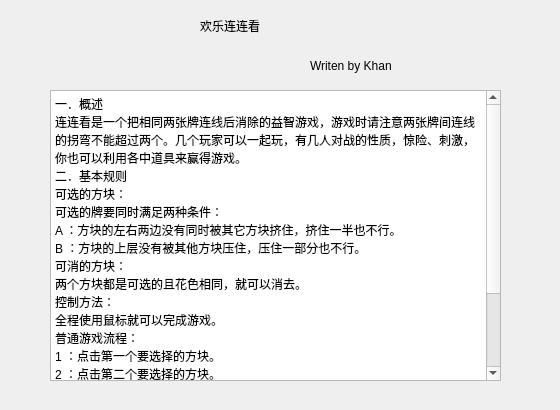
<?xml version="1.0" encoding="UTF-8"?>
<ui version="4.0">
 <class>Help</class>
 <widget class="QWidget" name="Help">
  <property name="geometry">
   <rect>
    <x>0</x>
    <y>0</y>
    <width>560</width>
    <height>410</height>
   </rect>
  </property>
  <property name="windowTitle">
   <string>Form</string>
  </property>
  <widget class="QLabel" name="label">
   <property name="geometry">
    <rect>
     <x>200</x>
     <y>10</y>
     <width>171</width>
     <height>31</height>
    </rect>
   </property>
   <property name="styleSheet">
    <string notr="true">font: 24pt &quot;Arial&quot;;</string>
   </property>
   <property name="text">
    <string>欢乐连连看</string>
   </property>
  </widget>
  <widget class="QTextEdit" name="textEdit">
   <property name="geometry">
    <rect>
     <x>50</x>
     <y>90</y>
     <width>451</width>
     <height>291</height>
    </rect>
   </property>
   <property name="readOnly">
    <bool>true</bool>
   </property>
   <property name="html">
    <string>&lt;!DOCTYPE HTML PUBLIC &quot;-//W3C//DTD HTML 4.0//EN&quot; &quot;http://www.w3.org/TR/REC-html40/strict.dtd&quot;&gt;
&lt;html&gt;&lt;head&gt;&lt;meta name=&quot;qrichtext&quot; content=&quot;1&quot; /&gt;&lt;style type=&quot;text/css&quot;&gt;
p, li { white-space: pre-wrap; }
&lt;/style&gt;&lt;/head&gt;&lt;body style=&quot; font-family:'SimSun'; font-size:9pt; font-weight:400; font-style:normal;&quot;&gt;
&lt;p style=&quot; margin-top:0px; margin-bottom:0px; margin-left:0px; margin-right:0px; -qt-block-indent:0; text-indent:0px; background-color:#ffffff;&quot;&gt;&lt;span style=&quot; font-family:'Arial,Helvetica,sans-serif'; font-size:12px; color:#000000; background-color:#ffffff;&quot;&gt;一．概述&lt;/span&gt;&lt;/p&gt;
&lt;p style=&quot; margin-top:0px; margin-bottom:0px; margin-left:0px; margin-right:0px; -qt-block-indent:0; text-indent:0px; background-color:#ffffff;&quot;&gt;&lt;span style=&quot; font-family:'Arial,Helvetica,sans-serif'; font-size:12px; color:#000000; background-color:#ffffff;&quot;&gt;连连看是一个把相同两张牌连线后消除的益智游戏，游戏时请注意两张牌间连线的拐弯不能超过两个。几个玩家可以一起玩，有几人对战的性质，惊险、刺激，你也可以利用各中道具来赢得游戏。&lt;/span&gt;&lt;/p&gt;
&lt;p style=&quot; margin-top:0px; margin-bottom:0px; margin-left:0px; margin-right:0px; -qt-block-indent:0; text-indent:0px; background-color:#ffffff;&quot;&gt;&lt;span style=&quot; font-family:'Arial,Helvetica,sans-serif'; font-size:12px; color:#000000; background-color:#ffffff;&quot;&gt;二．基本规则&lt;/span&gt;&lt;/p&gt;
&lt;p style=&quot; margin-top:0px; margin-bottom:0px; margin-left:0px; margin-right:0px; -qt-block-indent:0; text-indent:0px; background-color:#ffffff;&quot;&gt;&lt;span style=&quot; font-family:'Arial,Helvetica,sans-serif'; font-size:12px; color:#000000; background-color:#ffffff;&quot;&gt;可选的方块：&lt;/span&gt;&lt;/p&gt;
&lt;p style=&quot; margin-top:0px; margin-bottom:0px; margin-left:0px; margin-right:0px; -qt-block-indent:0; text-indent:0px; background-color:#ffffff;&quot;&gt;&lt;span style=&quot; font-family:'Arial,Helvetica,sans-serif'; font-size:12px; color:#000000; background-color:#ffffff;&quot;&gt;可选的牌要同时满足两种条件：&lt;/span&gt;&lt;/p&gt;
&lt;p style=&quot; margin-top:0px; margin-bottom:0px; margin-left:0px; margin-right:0px; -qt-block-indent:0; text-indent:0px; background-color:#ffffff;&quot;&gt;&lt;span style=&quot; font-family:'Arial,Helvetica,sans-serif'; font-size:12px; color:#000000; background-color:#ffffff;&quot;&gt;A ：方块的左右两边没有同时被其它方块挤住，挤住一半也不行。&lt;/span&gt;&lt;/p&gt;
&lt;p style=&quot; margin-top:0px; margin-bottom:0px; margin-left:0px; margin-right:0px; -qt-block-indent:0; text-indent:0px; background-color:#ffffff;&quot;&gt;&lt;span style=&quot; font-family:'Arial,Helvetica,sans-serif'; font-size:12px; color:#000000; background-color:#ffffff;&quot;&gt;B ：方块的上层没有被其他方块压住，压住一部分也不行。&lt;/span&gt;&lt;/p&gt;
&lt;p style=&quot; margin-top:0px; margin-bottom:0px; margin-left:0px; margin-right:0px; -qt-block-indent:0; text-indent:0px; background-color:#ffffff;&quot;&gt;&lt;span style=&quot; font-family:'Arial,Helvetica,sans-serif'; font-size:12px; color:#000000; background-color:#ffffff;&quot;&gt;可消的方块：&lt;/span&gt;&lt;/p&gt;
&lt;p style=&quot; margin-top:0px; margin-bottom:0px; margin-left:0px; margin-right:0px; -qt-block-indent:0; text-indent:0px; background-color:#ffffff;&quot;&gt;&lt;span style=&quot; font-family:'Arial,Helvetica,sans-serif'; font-size:12px; color:#000000; background-color:#ffffff;&quot;&gt;两个方块都是可选的且花色相同，就可以消去。&lt;/span&gt;&lt;/p&gt;
&lt;p style=&quot; margin-top:0px; margin-bottom:0px; margin-left:0px; margin-right:0px; -qt-block-indent:0; text-indent:0px; background-color:#ffffff;&quot;&gt;&lt;span style=&quot; font-family:'Arial,Helvetica,sans-serif'; font-size:12px; color:#000000; background-color:#ffffff;&quot;&gt;控制方法：&lt;/span&gt;&lt;span style=&quot; font-family:'Arial,Helvetica,sans-serif'; font-size:12px; color:#000000;&quot;&gt;&lt;br /&gt;全程使用鼠标就可以完成游戏。&lt;/span&gt;&lt;/p&gt;
&lt;p style=&quot; margin-top:0px; margin-bottom:0px; margin-left:0px; margin-right:0px; -qt-block-indent:0; text-indent:0px; background-color:#ffffff;&quot;&gt;&lt;span style=&quot; font-family:'Arial,Helvetica,sans-serif'; font-size:12px; color:#000000; background-color:#ffffff;&quot;&gt;普通游戏流程：&lt;/span&gt;&lt;span style=&quot; font-family:'Arial,Helvetica,sans-serif'; font-size:12px; color:#000000;&quot;&gt;&lt;br /&gt;1 ：点击第一个要选择的方块。&lt;br /&gt;2 ：点击第二个要选择的方块。&lt;br /&gt;3 ：如果 2 个方块符合连接条件，方块消除。&lt;/span&gt;&lt;/p&gt;
&lt;p style=&quot; margin-top:0px; margin-bottom:0px; margin-left:0px; margin-right:0px; -qt-block-indent:0; text-indent:0px; background-color:#ffffff;&quot;&gt;&lt;span style=&quot; font-family:'Arial,Helvetica,sans-serif'; font-size:12px; color:#000000; background-color:#ffffff;&quot;&gt;胜利条件：&lt;/span&gt;&lt;/p&gt;
&lt;p style=&quot; margin-top:0px; margin-bottom:0px; margin-left:0px; margin-right:0px; -qt-block-indent:0; text-indent:0px; background-color:#ffffff;&quot;&gt;&lt;span style=&quot; font-family:'Arial,Helvetica,sans-serif'; font-size:12px; color:#000000;&quot;&gt;在规定时间内消除所有方块。&lt;/span&gt;&lt;/p&gt;
&lt;p style=&quot; margin-top:0px; margin-bottom:0px; margin-left:0px; margin-right:0px; -qt-block-indent:0; text-indent:0px; background-color:#ffffff;&quot;&gt;&lt;span style=&quot; font-family:'Arial,Helvetica,sans-serif'; font-size:12px; color:#000000; background-color:#ffffff;&quot;&gt;计分规则：&lt;/span&gt;&lt;/p&gt;
&lt;p style=&quot; margin-top:0px; margin-bottom:0px; margin-left:0px; margin-right:0px; -qt-block-indent:0; text-indent:0px; background-color:#ffffff;&quot;&gt;&lt;span style=&quot; font-family:'Arial,Helvetica,sans-serif'; font-size:12px; color:#000000; background-color:#ffffff;&quot;&gt;每次成功消除得5分。&lt;/span&gt;&lt;/p&gt;
&lt;p style=&quot;-qt-paragraph-type:empty; margin-top:0px; margin-bottom:0px; margin-left:0px; margin-right:0px; -qt-block-indent:0; text-indent:0px; background-color:#ffffff;&quot;&gt;&lt;br /&gt;&lt;/p&gt;&lt;/body&gt;&lt;/html&gt;</string>
   </property>
  </widget>
  <widget class="QLabel" name="label_2">
   <property name="geometry">
    <rect>
     <x>310</x>
     <y>50</y>
     <width>221</width>
     <height>31</height>
    </rect>
   </property>
   <property name="styleSheet">
    <string notr="true">font: 18pt &quot;Arial&quot;;</string>
   </property>
   <property name="text">
    <string>Writen by Khan</string>
   </property>
  </widget>
 </widget>
 <resources/>
 <connections/>
</ui>
